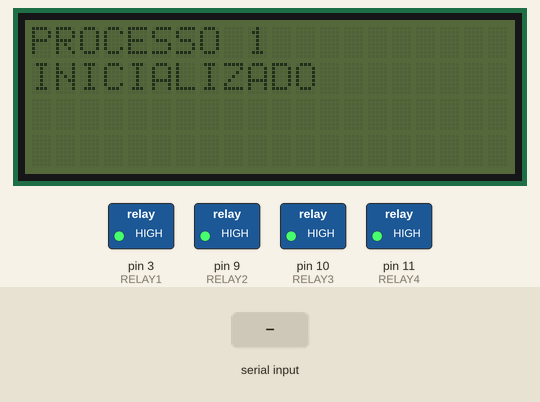
Bench run of a sketch on a simulated Arduino Uno, built with avr-gcc and run on an emulated ATmega328P. Parts: 20×4 character LCD, switched loads named in the sketch (green lamp = pin HIGH). The inputs (shaded band) are chosen by the test bench.

Above: at 1.3 s.
1.4 s: "D" received over Serial
At 2.6 s:
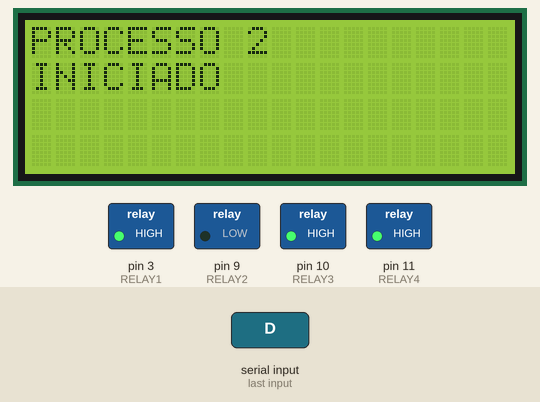
Timing chart, 0 to 4.4 s (numbered marks = the images above; inputs shaded):
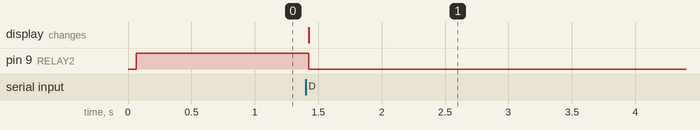

The sketch:

ACIONAR_RELES_4_CANAIS_com_tempo_e_sequencia_E_LCD_E_UNO.ino
```cpp
#include <Wire.h>
#include <LiquidCrystal_I2C.h>
// Inicializa o display no endereco 0x3F
LiquidCrystal_I2C lcd(0x3F,2,1,0,4,5,6,7,3, POSITIVE);

#define RELAY1  3

#define RELAY2  9

#define RELAY3  10

#define RELAY4  11

void setup()

{
 Serial.begin(9600);
 lcd.begin (20,4);


  pinMode(RELAY1, OUTPUT);

  pinMode(RELAY2, OUTPUT);

  pinMode(RELAY3, OUTPUT);

  pinMode(RELAY4, OUTPUT);

  digitalWrite(RELAY1, HIGH);
  digitalWrite(RELAY2, HIGH);
  digitalWrite(RELAY3, HIGH);
  digitalWrite(RELAY4, HIGH);

  lcd.setBacklight(HIGH);
  lcd.setCursor(0,0);
  lcd.print("PROCESSO ");
  lcd.setCursor(0,1);
  lcd.print("INICIALIZADO");

  lcd.setBacklight(HIGH);
  lcd.setCursor(0,0);
  lcd.print("PROCESSO 1");
  lcd.setCursor(0,1);
  lcd.print("INICIALIZADO");
  lcd.setBacklight(LOW);

}
 void loop()
{
char leituraUNO;                        //define variável que lê estado do Arduino Uno

if (Serial.available()>0){              //verifica se existe informação do Arduino Uno
    leituraUNO=Serial.read();             //define a variável que lê e registra a informação

    if (leituraUNO=='L'){               //se a informação for ligado
    digitalWrite(RELAY1,LOW);           // Relé 1 ligado (ON)
    delay(5000);                                      // espera do processo
                        }
    else if (leituraUNO=='D'){            //se a informação for desligado
      digitalWrite(RELAY1,HIGH);          // Relé 1 desligado (OFF)
    }
    lcd.setBacklight(HIGH);
    lcd.setCursor(0,0);
    lcd.print("PROCESSO 2");
    lcd.setCursor(0,1);
    lcd.print("INICIADO    ");

   digitalWrite(RELAY2,LOW);           // Relé 2 ligado (ON)
   delay(1200000);                                      // espera do processo
   digitalWrite(RELAY2,HIGH);          // Relé 2 desligado (OFF)

  lcd.setBacklight(HIGH);
  lcd.setCursor(0,0);
  lcd.print("PROCESSO 3    ");
  lcd.setCursor(0,1);
  lcd.print("INICIADO");

   digitalWrite(RELAY3,LOW);           // Relé 3 ligado (ON)
   delay(1500000);                                      // espera do processo
   digitalWrite(RELAY3,HIGH);          // Relé 3 desligado (OFF)

  lcd.setBacklight(HIGH);
  lcd.setCursor(0,0);
  lcd.print("PROCESSO 4   ");
  lcd.setCursor(0,1);
  lcd.print("INICIADO     ");

   digitalWrite(RELAY4,LOW);          // Relé 4 ligado (ON)
   delay(1500000);                    // espera do processo
   digitalWrite(RELAY4,HIGH);         // Relé 4 desligado (OFF)

  lcd.setBacklight(HIGH);
  lcd.setCursor(0,0);
  lcd.print("PROCESSO   ");
  lcd.setCursor(0,1);
  lcd.print("FINALIZADO   ");

while (1);
 }
}
```

Measured:
- after the input at 1.4 s, pin 9 (RELAY2): HIGH → LOW at once; the display: changes at once (image 1)
